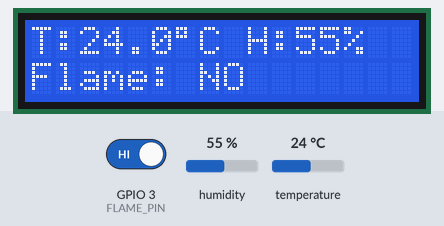
The program below on a simulated ESP32-S3. Parts: 16×2 character LCD. Inputs (shaded band) come from the test bench; at power-on: GPIO 3 (FLAME_PIN) HIGH, humidity 55 %, temperature 24 °C. What the program prints to the serial monitor is not drawn.

Above: at 3.2 s.
3.3 s: GPIO 3 (FLAME_PIN) driven LOW
At 5.1 s:
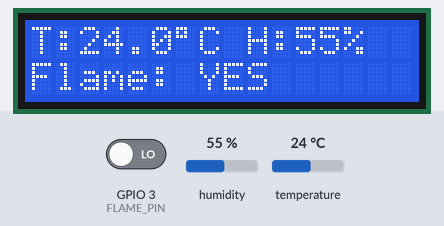
6.1 s: humidity set to 22 %
At 7.6 s:
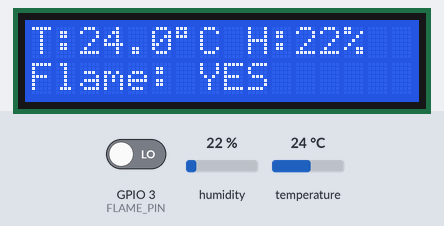
8.9 s: temperature set to 12 °C
At 11.3 s:
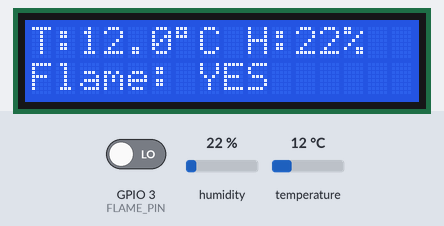
12.0 s: GPIO 3 (FLAME_PIN) driven HIGH
At 13.6 s:
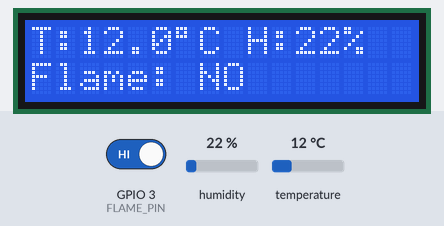
14.8 s: humidity set to 40 %
At 17.1 s:
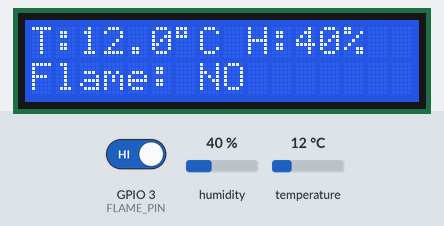
18.3 s: temperature set to 19 °C
At 19.4 s:
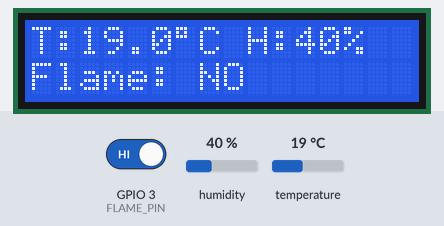
Timing chart, 0 to 21.3 s (numbered marks = the images above; inputs shaded):
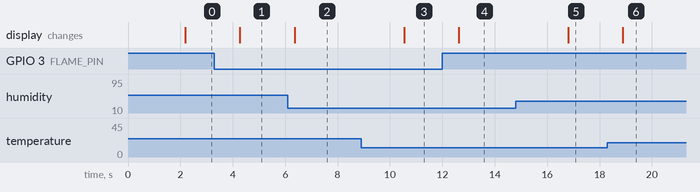

Measured:
- after the input at 3.3 s, the display: changes after 0.97 s (image 1)
- after the input at 6.1 s, the display: changes after 0.26 s (image 2)
- after the input at 8.9 s, the display: changes after 1.6 s (image 3)
- after the input at 12.0 s, the display: changes after 0.63 s (image 4)
- after the input at 14.8 s, the display: changes after 2.0 s (image 5)
- after the input at 18.3 s, the display: changes after 0.59 s (image 6)

The program:

main.cpp
```cpp
#include <Arduino.h>
#include <Wire.h>
#include <LiquidCrystal_I2C.h>
#include <DHT.h>

// -------------------------
// Pin Definitions
// -------------------------
#define DHTPIN 2
#define DHTTYPE DHT11
#define FLAME_PIN 3

// Create DHT object
DHT dht(DHTPIN, DHTTYPE);

// LCD Address (Try 0x3F if 0x27 doesn't work)
LiquidCrystal_I2C lcd(0x27, 16, 2);

void setup()
{
    Serial.begin(9600);

    dht.begin();

    pinMode(FLAME_PIN, INPUT);

    // Initialize LCD
    lcd.init();
    lcd.backlight();

    lcd.setCursor(0, 0);
    lcd.print("Fire Monitoring");
    lcd.setCursor(0, 1);
    lcd.print("System Ready");
    delay(2000);

    lcd.clear();
}

void loop()
{
    // Read DHT11 values
    float temperature = dht.readTemperature();
    float humidity = dht.readHumidity();

    // Read Flame Sensor
    int flameStatus = digitalRead(FLAME_PIN);

    // ==========================
    // Serial Monitor Output
    // ==========================
    Serial.println("--------------------------------");

    if (isnan(temperature) || isnan(humidity))
    {
        Serial.println("DHT11 Sensor Error");
    }
    else
    {
        Serial.print("Temperature : ");
        Serial.print(temperature);
        Serial.println(" C");

        Serial.print("Humidity    : ");
        Serial.print(humidity);
        Serial.println(" %");
    }

    if (flameStatus == LOW)
    {
        Serial.println("Flame Status: DETECTED");
    }
    else
    {
        Serial.println("Flame Status: SAFE");
    }

    // ==========================
    // LCD Display
    // ==========================
    lcd.clear();

    // First Row
    lcd.setCursor(0, 0);

    if (!isnan(temperature))
    {
        lcd.print("T:");
        lcd.print(temperature, 1);
        lcd.print((char)223);   // Degree symbol
        lcd.print("C ");
    }
    else
    {
        lcd.print("T:Err ");
    }

    lcd.print("H:");

    if (!isnan(humidity))
    {
        lcd.print(humidity, 0);
        lcd.print("%");
    }
    else
    {
        lcd.print("Err");
    }

    // Second Row
    lcd.setCursor(0, 1);

    if (flameStatus == LOW)
    {
        lcd.print("Flame: YES");
    }
    else
    {
        lcd.print("Flame: NO ");
    }

    delay(2000);
}
```
